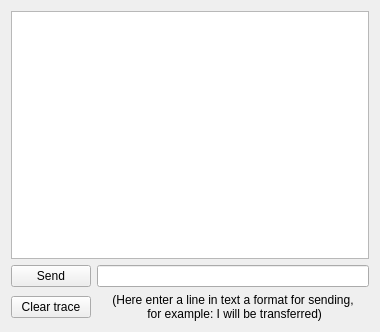
<?xml version="1.0" encoding="UTF-8"?>
<ui version="4.0">
 <class>TraceWidget</class>
 <widget class="QWidget" name="TraceWidget">
  <property name="geometry">
   <rect>
    <x>0</x>
    <y>0</y>
    <width>380</width>
    <height>332</height>
   </rect>
  </property>
  <property name="windowTitle">
   <string>Form</string>
  </property>
  <layout class="QGridLayout" name="gridLayout">
   <item row="0" column="0" colspan="2">
    <widget class="QTextEdit" name="textEdit">
     <property name="readOnly">
      <bool>true</bool>
     </property>
    </widget>
   </item>
   <item row="1" column="0">
    <widget class="QPushButton" name="sendButton">
     <property name="text">
      <string>Send</string>
     </property>
    </widget>
   </item>
   <item row="1" column="1">
    <widget class="QLineEdit" name="lineEdit"/>
   </item>
   <item row="2" column="0">
    <widget class="QPushButton" name="clearButton">
     <property name="text">
      <string>Clear trace</string>
     </property>
    </widget>
   </item>
   <item row="2" column="1">
    <widget class="QLabel" name="label">
     <property name="text">
      <string>(Here enter a line in text a format for sending, 
 for example: I will be transferred)</string>
     </property>
     <property name="alignment">
      <set>Qt::AlignCenter</set>
     </property>
    </widget>
   </item>
  </layout>
 </widget>
 <resources/>
 <connections/>
</ui>
